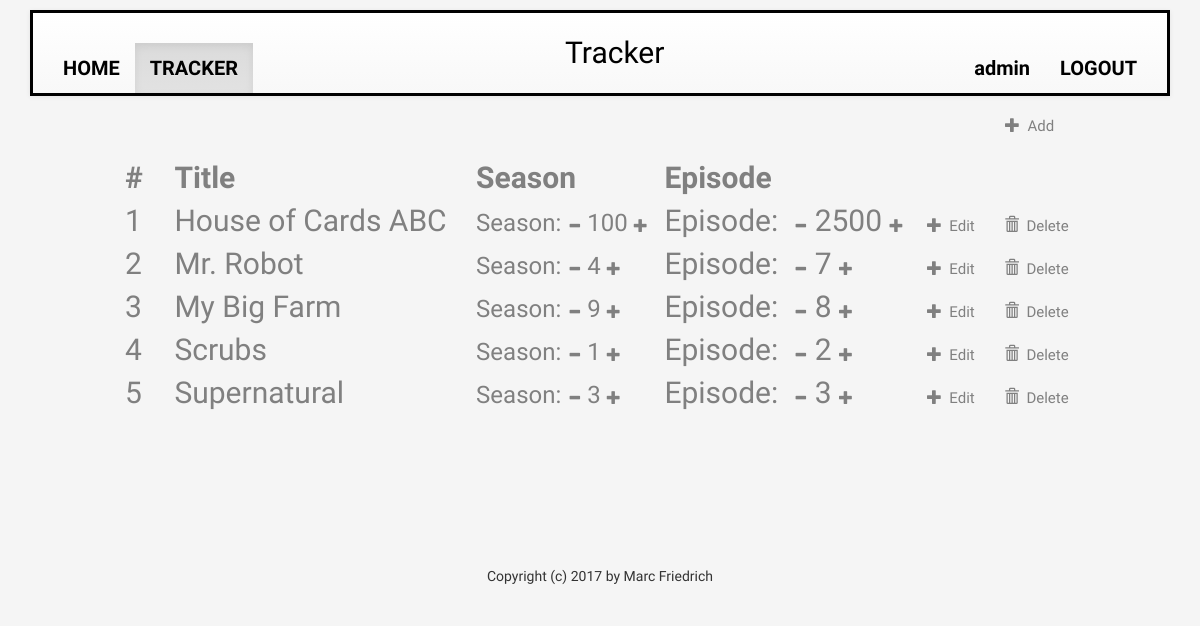
The app's page /tracker/app/ (signed in), older data.
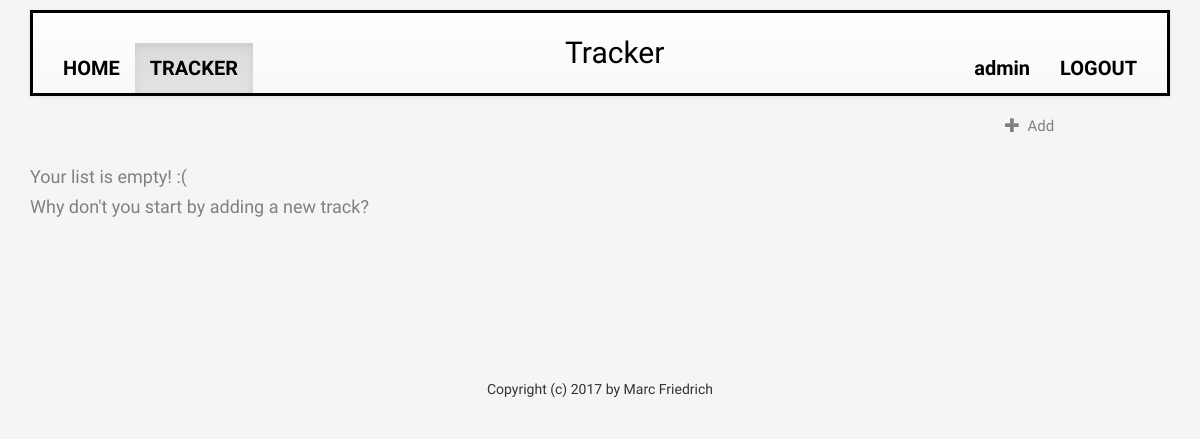
The same page, newer data.
### tracker/models.py (models this page shows, shortened)
class Track(models.Model):
    user = models.ForeignKey(settings.AUTH_USER_MODEL, unique=False) # so one user can have multiple tracks
    title = models.CharField(max_length=500)
    season = models.IntegerField(default=1)
    episode = models.IntegerField(default=1)
    started = models.DateTimeField()

### tracker/views.py (the view)
class TrackListView(LoginRequiredMixin, generic.ListView):
    login_url = "tracker:login"
    template_name = "tracker/tracker_view.html"
    context_object_name = "all_tracks"
    def get_queryset(self):
        username = self.request.user.username
        return Track.objects.filter(user__username=username).order_by('title')

### tracker/templates/tracker/tracker_view.html (shortened to what this page needs)
{% extends "tracker/base.html" %}
{% load staticfiles %}
{% block tracker_active %} active {% endblock %}
{% block body %}
    <div class="row">
        <div class="col-md-10">
        </div>
        <div class="col-md-2">
            <a href="{% url 'tracker:add_track' %}" style="color: gray; opacity: 1.0; font-size: 15px;"><span
                    class="glyphicon glyphicon-plus"></span>&nbsp;&nbsp;Add</a>
        </div>
    </div>
    <br>
    {% if all_tracks %}
        <table class="col-sm-offset-1 col-sm-10" style="color: gray; opacity: 1.0; font-size: 30px;">
            <tr>
                <th>#</th>
                <th>&nbsp;&nbsp;&nbsp;&nbsp;Title</th>
                <th>Season</th>
                <th>Episode</th>
                <th></th>
                <th></th>
            </tr>
            {% for track in all_tracks %}
                <tr>
                    <td>{{ forloop.counter }}</td>
                    <td>&nbsp;&nbsp;&nbsp;&nbsp;{{ track.title|truncatechars:20 }}</td>
                    <td><span
                            style="font-size: 24px;">Season:&nbsp;<a href="{% url 'tracker:dec_season' track.id %}"
                                                                     style="color: gray; opacity: 1.0; font-size: 30px;"><span
                            class="glyphicon glyphicon-minus"
                            style="font-size: 14px;"></span></a>&nbsp;<span
                            style="">{{ track.season }}</span>&nbsp;<a href="{% url 'tracker:inc_season' track.id %}"
                                                                       style="color: gray; opacity: 1.0; font-size: 30px;"><span
                            class="glyphicon glyphicon-plus"
                            style="font-size: 14px;"></span></a></span>
                    </td>
                    <td>
                        Episode: &nbsp;<a
                            href="{% url 'tracker:dec_episode' track.id %}"
                            style="color: gray; opacity: 1.0; font-size: 30px;"><span
                            class="glyphicon glyphicon-minus"
                            style="font-size: 14px;"></span></a>&nbsp;<span
                            style="">{{ track.episode }}</span>&nbsp;<a href="{% url 'tracker:inc_episode' track.id %}"
                                                                        style="color: gray; opacity: 1.0; font-size: 30px;"><span
                            class="glyphicon glyphicon-plus"
                            style="font-size: 14px;"></span></a>
                    </td>
                    <td>
                        <a href="{% url 'tracker:edit_track' track.id %}"
                           style="color: gray; opacity: 1.0; font-size: 15px;"><span
                                class="glyphicon glyphicon-plus"></span>&nbsp;&nbsp;Edit</a>&nbsp;&nbsp;&nbsp;
                    </td>
                    <td>
                        <a href="{% url 'tracker:delete_track' track.id %}"
                           style="color: gray; opacity: 1.0; font-size: 15px;"><span
                                class="glyphicon glyphicon-trash"></span>&nbsp;&nbsp;Delete</a>
                    </td>
                </tr>
            {% endfor %}
        </table>
    {% else %}
        <p><h4 style="color: gray; opacity: 1.0;">Your list is empty! :(</h4></p>
        <p><h4 style="color: gray; opacity: 1.0;">Why don't you start by adding a new track?</h4></p>
    {% endif %}
{% endblock %}

### tracker/templates/tracker/base.html (shortened to what this page needs)
<!DOCTYPE html>
<html>
{% load staticfiles %}
<head>
    <link rel="stylesheet" href="https://maxcdn.bootstrapcdn.com/bootstrap/3.3.7/css/bootstrap.min.css"
>
    <link rel="stylesheet" href="https://maxcdn.bootstrapcdn.com/bootstrap/3.3.7/css/bootstrap-theme.min.css"
>
    <link rel="stylesheet" href="{% static 'tracker/material/button/button/dist/mdc.button.css' %}">
    <link rel="stylesheet" href="{% static 'tracker/material/button/ripple/dist/mdc.ripple.css' %}">
</head>
<body style="font-family: 'Raleway', sans-serif; background-color: whitesmoke;" onload="clickBtn()">
<header>
    <div class="container" style="padding-top: 10px;">
        <nav class="navbar navbar-default" role="navigation"
             style="position: relative; border-radius: 0; border-width: 3px; border-color: black;">
            <div class="navbar-header" style="float: left; padding: 15px; text-align: center; width: 100%">
                <a class="navbar-brand" href="{% url 'tracker:index' %}"
                   style="font-family: 'Satisfy', cursive; font-size: 30px; position: absolute; left: 50%; margin-left: -50px !important; display: block; color: black;">Tracker</a>
            </div>
            <div class="navbar-collapse collapse" id="topNavBar">
                <ul class="nav navbar-nav navbar-left" style="font-size: 20px; font-weight: bold;">
                    <li class="{% block home_active %}inactive{% endblock %}"><a href="{% url 'tracker:home' %}"
                                                                                 style="color: black;">HOME</a></li>
                    {% if user.is_authenticated %}
                        <li class="{% block tracker_active %}inactive{% endblock %}"><a
                                href="{% url 'tracker:tracker_app' %}" style="color: black;">TRACKER</a>
                        </li>
                    {% endif %}
                </ul>
                <ul class="nav navbar-nav navbar-right"
                    style="font-size: 20px; font-weight: bold; padding-right: 15px;">
                    {% if user.is_authenticated %}
                        <li class="{% block account_active %}inactive{% endblock %}"><a
                                href="{% url 'tracker:index' %}"
                                style="color: black;">{{ user.username }}</a>
                        </li>
                        <li class="{% block logout_active %}inactive{% endblock %}"><a href="{% url 'tracker:logout' %}"
                                                                                       style="color: black;">LOGOUT</a>
                        </li>
                    {% endif %}
                </ul>
            </div>
        </nav>
    </div>
</header>
<main>
    <div class="container">
        {% block body %}
        {% endblock %}
    </div>
</main>
<div class="container">
    <div class="footer">
        <div style="padding: 12px; background: #f5f5f5">
            <br><br><br><br><br><br><br>
            <div class="row">
                <div class="col-xs-12" align="center">
                    <span align="center" id="footer-copyright">Copyright (c) 2017 by Marc Friedrich</span>
                </div>
            </div>
        </div>
    </div>
</div>
</body>
</html>

Row changes from the older to the newer data that the page shows:
removed Track: title "House of Cards ABC", season "100", episode "2500"
removed Track: title "Mr. Robot", season "4", episode "7"
removed Track: title "My Big Farm", season "9", episode "8"
removed Track: title "Scrubs", season "1", episode "2"
removed Track: title "Supernatural", season "3", episode "3"
Text that changed along with them:
text no longer shown: "# Title Season Episode"
text now shown: "Your list is empty! :( Why don't you start by adding a new track?"
